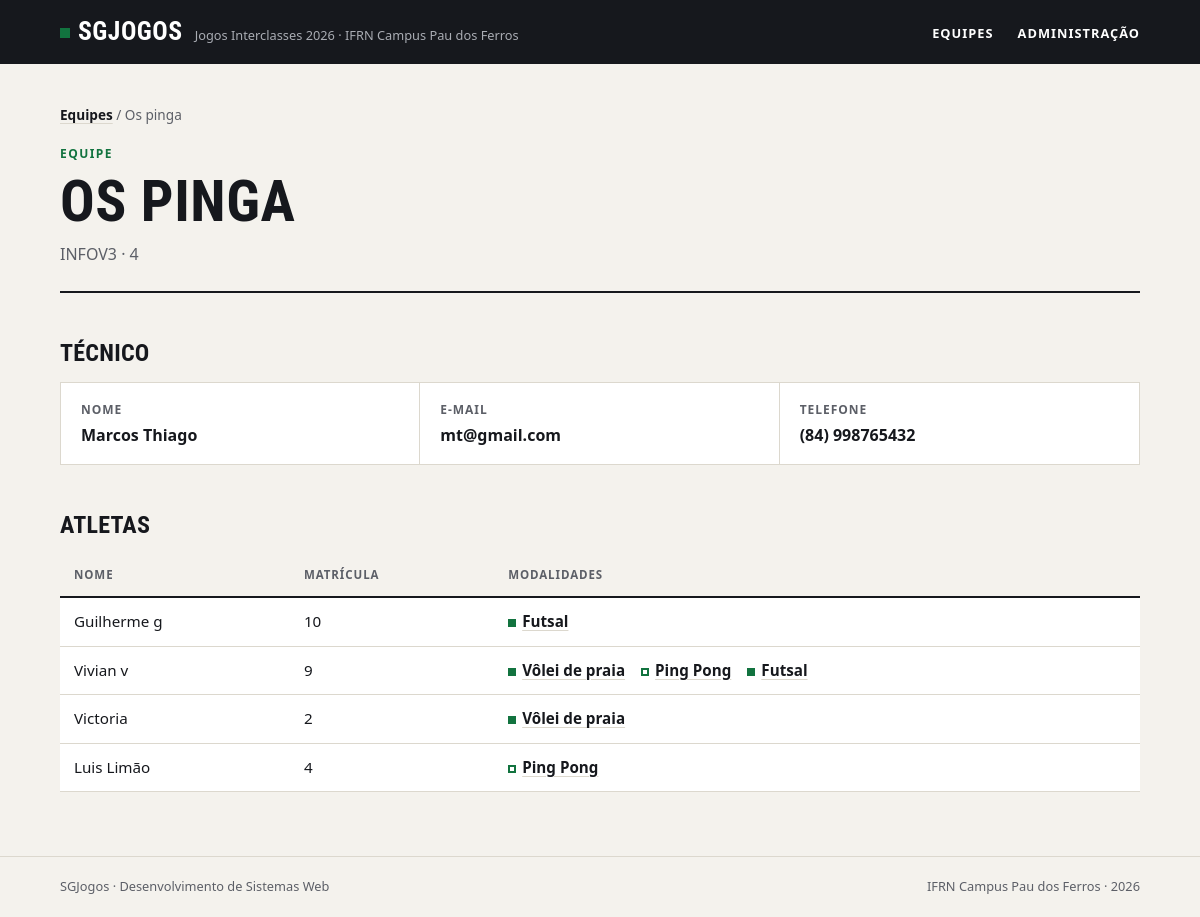
The app's page /equipes/1 with its own data.
### jogos/models.py (models this page shows, shortened)
class Equipe(models.Model):
    nome = models.CharField(max_length=100, unique=True)
    curso = models.CharField(max_length=100)
    cor = models.CharField(max_length=7)
    criada_em = models.DateTimeField(auto_now_add=timezone.now())
    class Meta:
        verbose_name = 'Equipe'
        verbose_name_plural = 'Equipes'
    @property
    def qnt_atletas(self):
        return self.atletas.count()

class Tecnico(models.Model):
    nome = models.CharField(max_length=100, unique=True)
    email = models.EmailField()
    telefone = models.CharField(max_length=100, unique=True)
    tecnico = models.OneToOneField(Equipe, on_delete=models.CASCADE,null=True, blank=True, related_name='tecnico')
    class Meta:
        verbose_name = 'Técnico'
        verbose_name_plural = 'Técnicos'

class Atleta(models.Model):
    nome = models.CharField(max_length=100)
    matricula = models.CharField(max_length=100, unique=True)
    data_nascimento = models.DateField()
    modalidades = models.ManyToManyField(Modalidade, blank=True, related_name='atletas')
    equipe = models.ForeignKey(Equipe, on_delete=models.PROTECT, null=True, blank=True, related_name='atletas')
    class Meta:
        verbose_name = 'Atleta'
        verbose_name_plural = 'Atletas'

class Modalidade(models.Model):
    TIPOS = {
        "Coletiva": "Coletiva",
        "Individual": "Individual"
             }
    nome = models.CharField(max_length=100, unique=True)
    tipo = models.CharField(max_length=20, choices=TIPOS)
    max_atletas = models.PositiveIntegerField()
    class Meta:
        verbose_name = 'Modalidade'
        verbose_name_plural = 'Modalidades'

### jogos/views.py (the view)
# urls.py: path('equipes/<id>', views.equipe, name='equipe'),
def equipe(request, id):
    equipe = get_object_or_404(Equipe, pk=id)
    atletas = Atleta.objects.filter(equipe=equipe)
    contexto = {
        'equipe': equipe,
        'atletas': atletas,
    }
    return render(request, 'jogos/equipe.html', contexto)

### jogos/templates/jogos/equipe.html (shortened to what this page needs)
{% extends 'base.html' %}
{% block conteudo %}
    <nav class="trilha"><a href="{% url 'index' %}">Equipes</a> / {{ equipe.nome }}</nav>
    <header class="topo">
        <span class="sobretitulo">Equipe</span>
        <h1>{{ equipe.nome }}</h1>
        <p class="descricao">{{ equipe.curso }} · {{ equipe.qnt_atletas }}</p>
    </header>
    <h2>Técnico</h2>
    {% if equipe.tecnico %}
    <dl class="numeros ficha">
        <div>
            <dt>Nome</dt>
            <dd>{{ equipe.tecnico.nome }}</dd>
        </div>
        <div>
            <dt>E-mail</dt>
            <dd>{{ equipe.tecnico.email }}</dd>
        </div>
        <div>
            <dt>Telefone</dt>
            <dd>{{ equipe.tecnico.telefone }}</dd>
        </div>
    </dl>
    {% else %}
    <p class="aviso">Esta equipe ainda não tem técnico cadastrado.</p>
    {% endif %}
    <h2>Atletas</h2>
    <div class="tabela">
        <table>
            <thead>
                <tr>
                    <th>Nome</th>
                    <th>Matrícula</th>
                    <th>Modalidades</th>
                </tr>
            </thead>
            <tbody>
                {% for atleta in atletas %}
                <tr>
                    <td>{{ atleta.nome }}</td>
                    <td>{{ atleta.matricula }}</td>
                    <td>
                        <ul class="modalidades">
                            {% for modalidade in atleta.modalidades.all %}
                                {% if modalidade.tipo == 'Individual' %}
                                    <li><a class="individual" href="{% url 'modalidade' modalidade.id %}">{{ modalidade.nome }}</a></li>
                                {% elif modalidade.tipo == 'Coletiva' %}
                                    <li><a href="{% url 'modalidade' modalidade.id %}">{{ modalidade.nome }}</a></li>
                                {% endif %}
                            {% empty %}
                                <span class="aviso">Nenhuma modalidade</span>
                            {% endfor %}
                        </ul>
                    </td>
                </tr>
                {% empty %}
                <tr><td class="vazio" colspan="3">Nenhum atleta inscrito.</td></tr>
                {% endfor %}
            </tbody>
        </table>
    </div>
{% endblock %}

### static/css/style.css (style rules this page uses)
:root { --papel: #f4f2ed; --branco: #ffffff; --tinta: #16181d; --tinta-suave: #5c5f67; --linha: #dcd8ce; --verde: #12733f; --verde-claro: #e2efe6; --fonte-texto: system-ui, -apple-system, "Segoe UI", Roboto, Ubuntu, "Helvetica Neue", Arial, sans-serif; --fonte-titulo: "Bahnschrift SemiCondensed", "Bahnschrift", "Avenir Next Condensed", "Roboto Condensed", "Ubuntu Condensed", "Arial Narrow", var(--fonte-texto); }
*, *::before, *::after { box-sizing: border-box; }
* { margin: 0; padding: 0; }
body { min-height: 100vh; display: flex; flex-direction: column; background: var(--papel); color: var(--tinta); font-family: var(--fonte-texto); font-size: 1rem; line-height: 1.55; -webkit-font-smoothing: antialiased; }
a { color: inherit; }
ul { list-style: none; }
h1, h2, h3 { font-family: var(--fonte-titulo); font-stretch: condensed; font-weight: 700; line-height: 1.05; text-transform: uppercase; letter-spacing: 0.01em; }
.topo { padding-bottom: 24px; margin-bottom: 32px; border-bottom: 2px solid var(--tinta); }
.sobretitulo { display: block; margin-bottom: 8px; color: var(--verde); font-size: 0.75rem; font-weight: 700; letter-spacing: 0.12em; text-transform: uppercase; }
h1 { font-size: clamp(2.2rem, 6vw, 3.6rem); }
.descricao { max-width: 60ch; margin-top: 10px; color: var(--tinta-suave); }
h2 { margin: 48px 0 16px; font-size: 1.5rem; }
.trilha { margin-bottom: 20px; color: var(--tinta-suave); font-size: 0.85rem; }
.trilha a { color: var(--tinta); font-weight: 600; text-decoration-color: var(--linha); text-underline-offset: 3px; }
.numeros { display: grid; grid-template-columns: repeat(auto-fit, minmax(180px, 1fr)); border: 1px solid var(--linha); background: var(--branco); }
.numeros div { padding: 18px 20px; border-right: 1px solid var(--linha); }
.numeros div:last-child { border-right: none; }
.numeros dt { color: var(--tinta-suave); font-size: 0.75rem; font-weight: 700; letter-spacing: 0.08em; text-transform: uppercase; }
.numeros dd { margin-top: 4px; font-family: var(--fonte-titulo); font-stretch: condensed; font-size: 1.6rem; font-weight: 700; line-height: 1.15; font-variant-numeric: tabular-nums; overflow-wrap: anywhere; }
.tabela { overflow-x: auto; }
table { width: 100%; border-collapse: collapse; background: var(--branco); font-size: 0.95rem; font-variant-numeric: tabular-nums; }
th, td { padding: 12px 14px; border-bottom: 1px solid var(--linha); text-align: left; vertical-align: top; }
th { border-bottom: 2px solid var(--tinta); background: var(--papel); color: var(--tinta-suave); font-size: 0.72rem; font-weight: 700; letter-spacing: 0.08em; text-transform: uppercase; }
td a { font-weight: 600; text-decoration-color: var(--linha); text-underline-offset: 3px; }
.modalidades { display: flex; flex-wrap: wrap; gap: 4px 16px; }
.modalidades a::before { content: ""; display: inline-block; width: 8px; height: 8px; margin-right: 6px; background: var(--verde); }
.modalidades a.individual::before { background: transparent; box-shadow: inset 0 0 0 2px var(--verde); }
.numeros.ficha dd { font-family: var(--fonte-texto); font-stretch: normal; font-size: 1rem; font-weight: 600; line-height: 1.4; }

### records on screen
Equipe: nome "Os pinga", nome "OS PINGA", curso "INFOV3", qnt_atletas "4", tecnico.nome "Marcos Thiago", tecnico.email "mt@gmail.com", tecnico.telefone "(84) 998765432"
Atleta: nome "Guilherme g", matricula "10"
Modalidade: nome "Futsal"
Atleta: nome "Vivian v", matricula "9"
Modalidade: nome "Vôlei de praia"
Modalidade: nome "Ping Pong"
Atleta: nome "Victoria", matricula "2"
Atleta: nome "Luis Limão", matricula "4"
